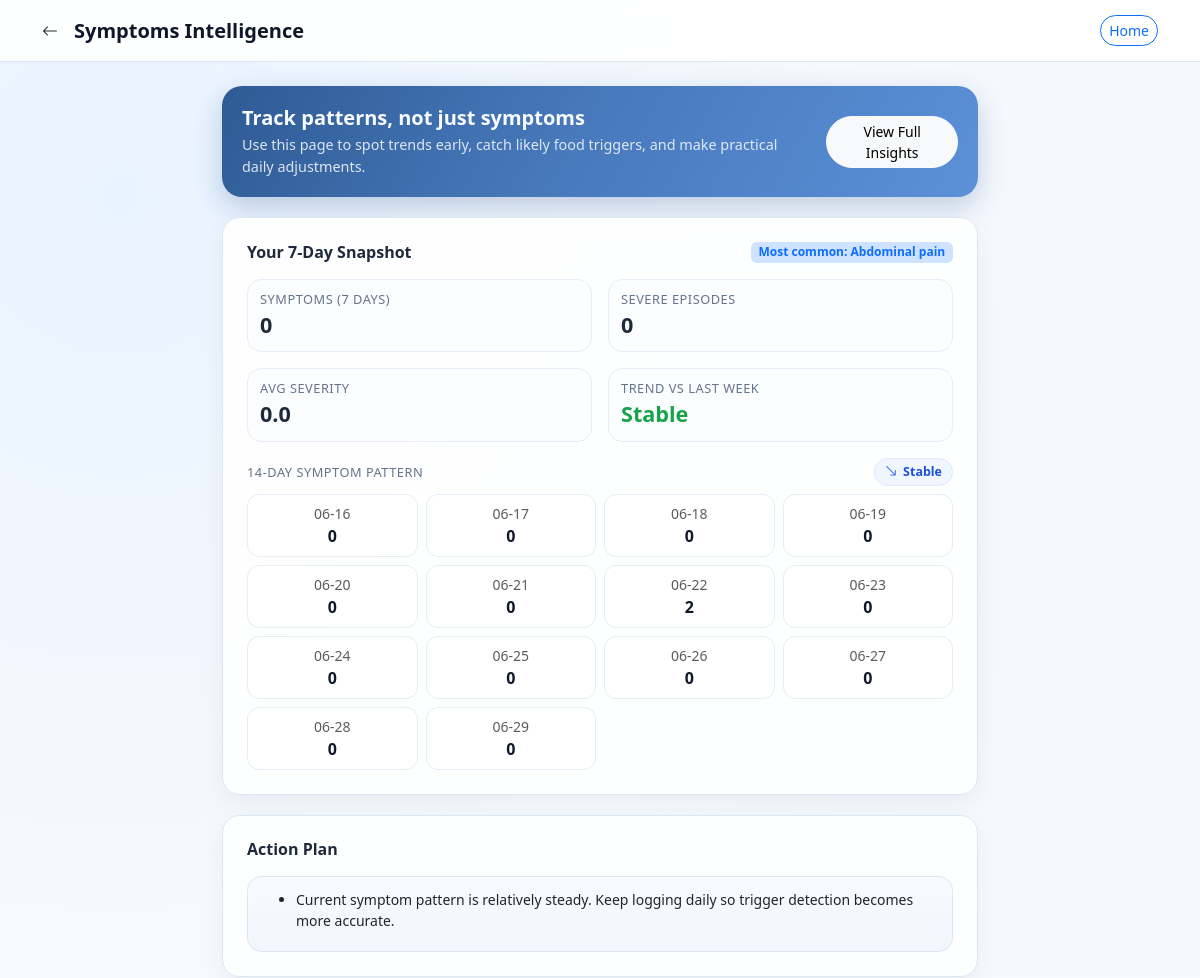
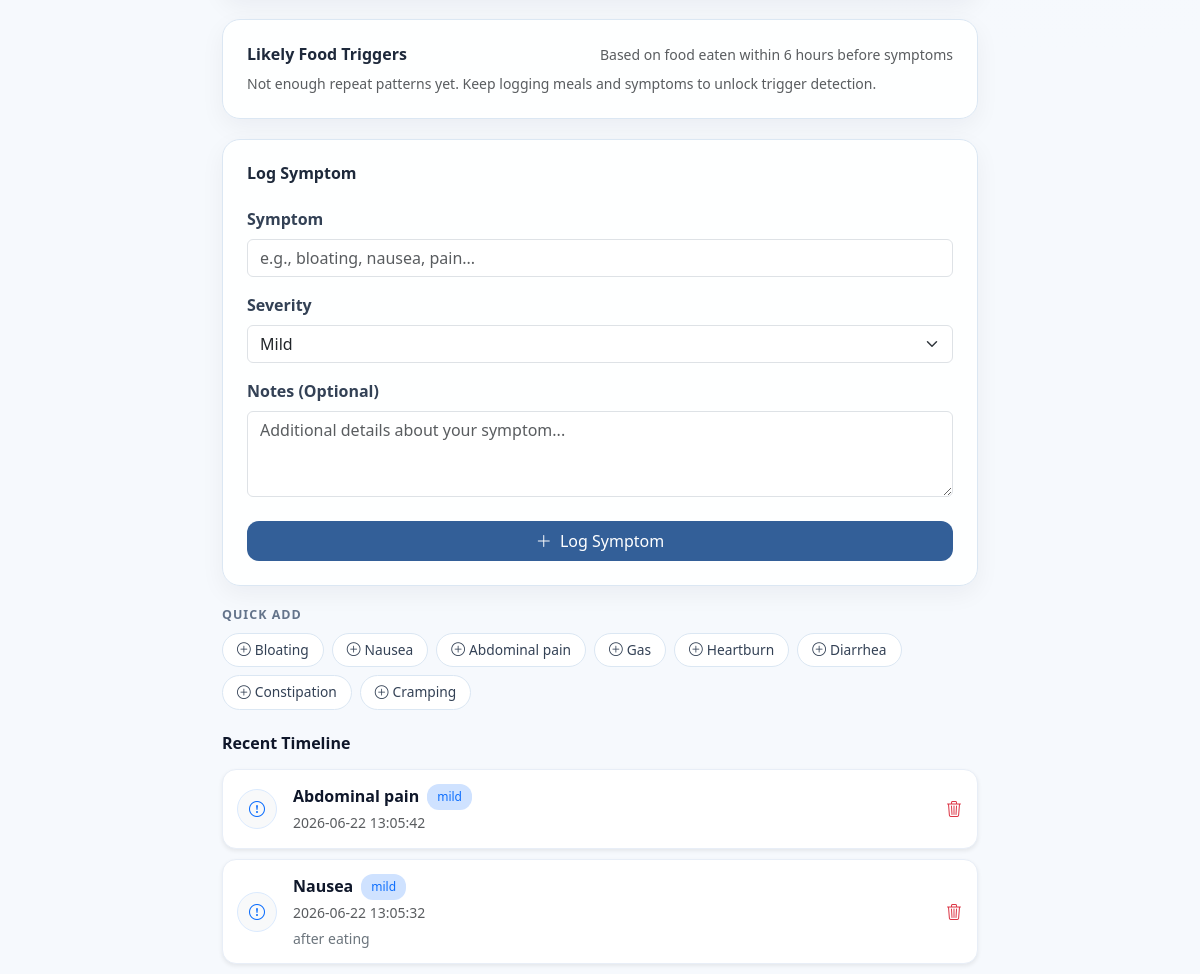
The app's page /view_symptoms (signed in) with its own data (2 pictures, top to bottom).
### tables this page shows
CREATE TABLE symptoms (
            id INTEGER PRIMARY KEY AUTOINCREMENT,
            user_id INTEGER,
            symptom TEXT,
            severity TEXT,
            note TEXT,
            timestamp DATETIME DEFAULT CURRENT_TIMESTAMP,
            FOREIGN KEY(user_id) REFERENCES users(id)
        );

### app.py (the view, shortened to what this page needs)
@app.route("/view_symptoms")
def view_symptoms():
    if not is_logged_in():
        return redirect(url_for("login"))
    severity_map = {"mild": 1.0, "moderate": 2.0, "severe": 3.0}
    with get_db() as conn:
        uid = session["user_id"]
        logs = conn.execute(
            "SELECT id, symptom, severity, note, timestamp FROM symptoms WHERE user_id = ? ORDER BY timestamp DESC LIMIT 60",
            (uid,)
        ).fetchall()
        recent_summary = conn.execute(
            """
            SELECT
                SUM(CASE WHEN timestamp >= datetime('now', '-7 day') THEN 1 ELSE 0 END) AS recent_count,
                SUM(CASE WHEN timestamp >= datetime('now', '-14 day') AND timestamp < datetime('now', '-7 day') THEN 1 ELSE 0 END) AS previous_count,
                SUM(CASE WHEN timestamp >= datetime('now', '-7 day') AND LOWER(severity) = 'severe' THEN 1 ELSE 0 END) AS severe_recent
            FROM symptoms
            WHERE user_id = ?
            """,
            (uid,)
        ).fetchone()
        top_symptom = conn.execute(
            """
            SELECT symptom, COUNT(*) AS cnt
            FROM symptoms
            WHERE user_id = ?
            GROUP BY LOWER(symptom)
            ORDER BY cnt DESC, LOWER(symptom) ASC
            LIMIT 1
            """,
            (uid,)
        ).fetchone()
        daily_rows = conn.execute(
            """
            SELECT date(timestamp) AS day, COUNT(*) AS cnt
            FROM symptoms
            WHERE user_id = ? AND timestamp >= datetime('now', '-13 day')
            GROUP BY date(timestamp)
            ORDER BY day ASC
            """,
            (uid,)
        ).fetchall()
        trigger_rows = conn.execute(
            """
            SELECT
                s.symptom AS symptom,
                f.food_name AS food_name,
                COUNT(*) AS hit_count,
                AVG(CASE LOWER(s.severity)
                    WHEN 'mild' THEN 1
                    WHEN 'moderate' THEN 2
                    WHEN 'severe' THEN 3
                    ELSE 1
                END) AS avg_severity
            FROM symptoms s
            JOIN food_logs f
                ON s.user_id = f.user_id
               AND julianday(s.timestamp) - julianday(f.timestamp) BETWEEN 0 AND 0.25
            WHERE s.user_id = ?
            GROUP BY LOWER(s.symptom), LOWER(f.food_name)
            HAVING hit_count >= 2
            ORDER BY hit_count DESC, avg_severity DESC, LOWER(f.food_name) ASC
            LIMIT 6
            """,
            (uid,)
        ).fetchall()
    daily_map = {row["day"]: int(row["cnt"] or 0) for row in daily_rows}
    day_labels = []
    day_counts = []
    for delta in range(13, -1, -1):
        day = (date.today() - timedelta(days=delta)).isoformat()
        day_labels.append(day[5:])
        day_counts.append(daily_map.get(day, 0))
    recent_count = int((recent_summary["recent_count"] or 0) if recent_summary else 0)
    previous_count = int((recent_summary["previous_count"] or 0) if recent_summary else 0)
    severe_recent = int((recent_summary["severe_recent"] or 0) if recent_summary else 0)
    recent_logs = [row for row in logs if row["timestamp"] and row["timestamp"] >= (datetime.now() - timedelta(days=7)).strftime("%Y-%m-%d %H:%M:%S")]
    avg_severity_7d = 0.0
    if recent_logs:
        avg_severity_7d = round(
            sum(severity_map.get((row["severity"] or "mild").strip().lower(), 1.0) for row in recent_logs) / len(recent_logs),
            2
        )
    trend_delta = recent_count - previous_count
    if trend_delta >= 3:
        trend_label = "Worsening"
    elif trend_delta <= -3:
        trend_label = "Improving"
    else:
        trend_label = "Stable"
    trigger_insights = []
    action_items = []
    if severe_recent >= 2:
        action_items.append("You logged multiple severe symptoms this week. Consider contacting your clinician if this pattern continues.")
    if trend_delta >= 3:
        action_items.append("Symptoms rose versus last week. Review recent meals and prioritize lower-acid, lower-fat options.")
    if trigger_insights:
        top_trigger = trigger_insights[0]
        action_items.append(
            f"{top_trigger['food_name'].title()} appears linked to {top_trigger['symptom'].lower()} ({top_trigger['hit_count']} close-time occurrences). Trial reducing it for 7 days."
        )
    if not action_items:
        action_items.append("Current symptom pattern is relatively steady. Keep logging daily so trigger detection becomes more accurate.")
    summary = {
        "recent_count": recent_count,
        "previous_count": previous_count,
        "severe_recent": severe_recent,
        "avg_severity_7d": avg_severity_7d,
        "trend_delta": trend_delta,
        "trend_label": trend_label,
        "top_symptom": top_symptom["symptom"] if top_symptom else None,
    }
    return render_template(
        "view_symptoms.html",
        logs=logs,
        summary=summary,
        trend_labels=day_labels,
        trend_counts=day_counts,
        trigger_insights=trigger_insights,
        action_items=action_items,
    )

### templates/view_symptoms.html (shortened to what this page needs)
<!DOCTYPE html>
<html lang="en">
<head>
    <link href="https://cdn.jsdelivr.net/npm/bootstrap@5.3.0/dist/css/bootstrap.min.css" rel="stylesheet">
    <link rel="stylesheet" href="https://cdn.jsdelivr.net/npm/bootstrap-icons@1.10.5/font/bootstrap-icons.css">
</head>
<body>
<div class="header-nav mb-4">
    <div class="container d-flex align-items-center justify-content-between">
        <div class="d-flex align-items-center">
            <a href="/" class="text-dark me-3"><i class="bi bi-arrow-left"></i></a>
            <h1 class="h5 mb-0 fw-bold">Symptoms Intelligence</h1>
        </div>
        <a href="/" class="btn btn-outline-primary btn-sm rounded-pill">Home</a>
    </div>
</div>
<div class="container main-wrap">
    <div class="hero-panel floating-card">
        <div class="d-flex align-items-center justify-content-between gap-3">
            <div>
                <h1 class="h5 fw-bold mb-1">Track patterns, not just symptoms</h1>
                <p class="sub mb-0">Use this page to spot trends early, catch likely food triggers, and make practical daily adjustments.</p>
            </div>
            <a href="/insights" class="btn btn-light btn-sm rounded-pill px-3">View Full Insights</a>
        </div>
    </div>
    <div class="card p-4 floating-card">
        <div class="d-flex align-items-center justify-content-between mb-3">
            <h2 class="h6 fw-bold mb-0">Your 7-Day Snapshot</h2>
            {% if summary.top_symptom %}
            <span class="badge bg-primary-subtle text-primary">Most common: {{ summary.top_symptom }}</span>
            {% endif %}
        </div>
        <div class="row g-3 mb-3">
            <div class="col-6">
                <div class="metric-box">
                    <div class="metric-label">Symptoms (7 days)</div>
                    <div class="metric-value">{{ summary.recent_count }}</div>
                </div>
            </div>
            <div class="col-6">
                <div class="metric-box">
                    <div class="metric-label">Severe Episodes</div>
                    <div class="metric-value">{{ summary.severe_recent }}</div>
                </div>
            </div>
            <div class="col-6">
                <div class="metric-box">
                    <div class="metric-label">Avg Severity</div>
                    <div class="metric-value">{{ summary.avg_severity_7d }}</div>
                </div>
            </div>
            <div class="col-6">
                <div class="metric-box">
                    <div class="metric-label">Trend vs Last Week</div>
                    <div class="metric-value {% if summary.trend_delta > 0 %}trend-up{% elif summary.trend_delta < 0 %}trend-down{% else %}trend-flat{% endif %}">
                        {{ summary.trend_label }}
                    </div>
                </div>
            </div>
        </div>
        <div class="d-flex align-items-center justify-content-between mb-2">
            <div class="metric-label">14-day symptom pattern</div>
            <span class="trend-pill">
                <i class="bi {% if summary.trend_delta > 0 %}bi-arrow-up-right{% elif summary.trend_delta < 0 %}bi-arrow-down-right{% else %}bi-arrow-left-right{% endif %}"></i>
                {{ summary.trend_label }}
            </span>
        </div>
        <div class="row g-2">
            {% for value in trend_counts %}
            <div class="col-3">
                <div class="trend-grid-item">
                    <div class="small text-muted">{{ trend_labels[loop.index0] }}</div>
                    <div class="count">{{ value }}</div>
                </div>
            </div>
            {% endfor %}
        </div>
    </div>
    <div class="card p-4 floating-card">
        <h2 class="h6 fw-bold mb-3">Action Plan</h2>
        <div class="action-list">
            <ul class="mb-0 small">
                {% for item in action_items %}
                <li class="mb-2">{{ item }}</li>
                {% endfor %}
            </ul>
        </div>
    </div>
    <div class="card p-4 floating-card">
        <div class="d-flex align-items-center justify-content-between mb-2">
            <h2 class="h6 fw-bold mb-0">Likely Food Triggers</h2>
            <span class="small text-muted">Based on food eaten within 6 hours before symptoms</span>
        </div>
        {% if trigger_insights %}
            {% for t in trigger_insights %}
            <div class="trigger-row {{ t.confidence }}">
                <div class="d-flex align-items-center justify-content-between">
                    <div>
                        <div class="fw-semibold">{{ t.food_name }}</div>
                        <div class="small text-muted">Linked to {{ t.symptom|lower }} ({{ t.hit_count }} times)</div>
                    </div>
                    <div class="text-end">
                        <div class="small fw-semibold">Severity {{ t.avg_severity }}</div>
                        <span class="badge {% if t.confidence == 'high' %}bg-danger-subtle text-danger{% else %}bg-warning-subtle text-warning{% endif %}">{{ t.confidence }} confidence</span>
                    </div>
                </div>
            </div>
            {% endfor %}
        {% else %}
            <p class="small text-muted mb-0">Not enough repeat patterns yet. Keep logging meals and symptoms to unlock trigger detection.</p>
        {% endif %}
    </div>
    <div class="card p-4 floating-card">
        <h2 class="h6 fw-bold mb-4">Log Symptom</h2>
        <form action="/add_symptom" method="POST">
            <div class="mb-3">
                <label class="form-label">Symptom</label>
                <input type="text" id="symptom-input" name="symptom" class="form-control" placeholder="e.g., bloating, nausea, pain..." required>
            </div>
            <div class="mb-3">
                <label class="form-label">Severity</label>
                <select name="severity" class="form-select">
                    <option value="Mild">Mild</option>
                </select>
            </div>
            <div class="mb-4">
                <label class="form-label">Notes (Optional)</label>
                <textarea name="note" class="form-control" rows="3" placeholder="Additional details about your symptom..."></textarea>
            </div>
            <button type="submit" class="btn btn-primary w-100 py-2" style="background-color: var(--gh-blue); border: none; border-radius: 12px;">
                <i class="bi bi-plus-lg me-1"></i> Log Symptom
            </button>
        </form>
    </div>
    <div class="mb-4 floating-card">
        <p class="section-title mb-2">Quick add</p>
        <div class="d-flex flex-wrap gap-2">
            {% for s in ['Bloating', 'Nausea', 'Abdominal pain', 'Gas', 'Heartburn', 'Diarrhea', 'Constipation', 'Cramping'] %}
            <button type="button" class="btn btn-quick-add" onclick="document.getElementById('symptom-input').value='{{ s }}'">
                <i class="bi bi-plus-circle me-1"></i>{{ s }}
            </button>
            {% endfor %}
        </div>
    </div>
    <h3 class="h6 fw-bold mb-3">Recent Timeline</h3>
    <div class="timeline">
        {% if logs %}
            {% for log in logs %}
            <div class="timeline-item d-flex justify-content-between align-items-center shadow-sm floating-card">
                <div class="d-flex align-items-center gap-3">
                    <div class="rounded-circle bg-light d-flex align-items-center justify-content-center" style="width: 40px; height: 40px; border: 1px solid #dbeafe;">
                        <i class="bi bi-exclamation-circle text-primary"></i>
                    </div>
                    <div>
                        <div class="d-flex align-items-center gap-2">
                            <h5 class="h6 fw-bold mb-0">{{ log.symptom }}</h5>
                            <span class="severity-badge {% if log.severity == 'Mild' %}bg-primary-subtle text-primary{% elif log.severity == 'Severe' %}bg-danger-subtle text-danger{% else %}bg-warning-subtle text-warning{% endif %}">
                                {{ log.severity|lower }}
                            </span>
                        </div>
                        <small class="text-muted">{{ log.timestamp }}</small>
                        {% if log.note %}
                        <div class="small text-secondary mt-1">{{ log.note }}</div>
                        {% endif %}
                    </div>
                </div>
                <form action="/delete_symptom/{{ log.id }}" method="POST" onsubmit="return confirm('Delete this symptom log?');">
                    <button class="btn btn-link text-danger p-0"><i class="bi bi-trash3"></i></button>
                </form>
            </div>
            {% endfor %}
        {% else %}
            <div class="text-center py-5">
                <i class="bi bi-exclamation-circle text-muted h1 d-block mb-3"></i>
                <p class="text-muted">No symptoms logged yet.</p>
                <p class="small text-muted">Log your first symptom above</p>
            </div>
        {% endif %}
    </div>
</div>
</body>
</html>

### records on screen
symptoms: top_symptom "Abdominal pain", symptom "Abdominal pain", severity "mild", timestamp "2026-06-22 13:05:42"
symptoms: symptom "Nausea", severity "mild", timestamp "2026-06-22 13:05:32", note "after eating"

### other values on screen
{{ summary.recent_count }} "0"
{{ summary.severe_recent }} "0"
{{ summary.avg_severity_7d }} "0.0"
{{ summary.trend_label }} "Stable"
{{ trend_labels[loop.index0] }} "06-16" "06-17" "06-18" "06-19" "06-20" "06-21" "06-22" "06-23" "06-24" "06-25" "06-26" "06-27" "06-28" "06-29"
{{ value }} "0" "0" "0" "0" "0" "0" "2" "0" "0" "0" "0" "0" "0" "0"
{{ item }} "Current symptom pattern is relatively steady. Keep logging daily so trigger detection becomes more accurate."
{{ s }} "Bloating" "Nausea" "Abdominal pain" "Gas" "Heartburn" "Diarrhea" "Constipation" "Cramping"
